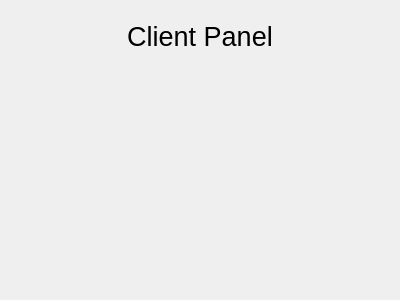
<?xml version="1.0" encoding="UTF-8"?>
<ui version="4.0">
 <class>MainWindow</class>
 <widget class="QMainWindow" name="MainWindow">
  <property name="geometry">
   <rect>
    <x>0</x>
    <y>0</y>
    <width>400</width>
    <height>300</height>
   </rect>
  </property>
  <property name="windowTitle">
   <string>Iotivity Client Panel</string>
  </property>
  <widget class="QWidget" name="centralWidget">
   <layout class="QVBoxLayout" name="verticalLayout_2">
    <item>
     <widget class="QLabel" name="label">
      <property name="minimumSize">
       <size>
        <width>0</width>
        <height>50</height>
       </size>
      </property>
      <property name="font">
       <font>
        <pointsize>20</pointsize>
       </font>
      </property>
      <property name="text">
       <string>Client Panel</string>
      </property>
      <property name="alignment">
       <set>Qt::AlignCenter</set>
      </property>
     </widget>
    </item>
    <item>
     <spacer name="verticalSpacer">
      <property name="orientation">
       <enum>Qt::Vertical</enum>
      </property>
      <property name="sizeHint" stdset="0">
       <size>
        <width>20</width>
        <height>40</height>
       </size>
      </property>
     </spacer>
    </item>
   </layout>
  </widget>
 </widget>
 <layoutdefault spacing="6" margin="11"/>
 <resources/>
 <connections/>
</ui>
